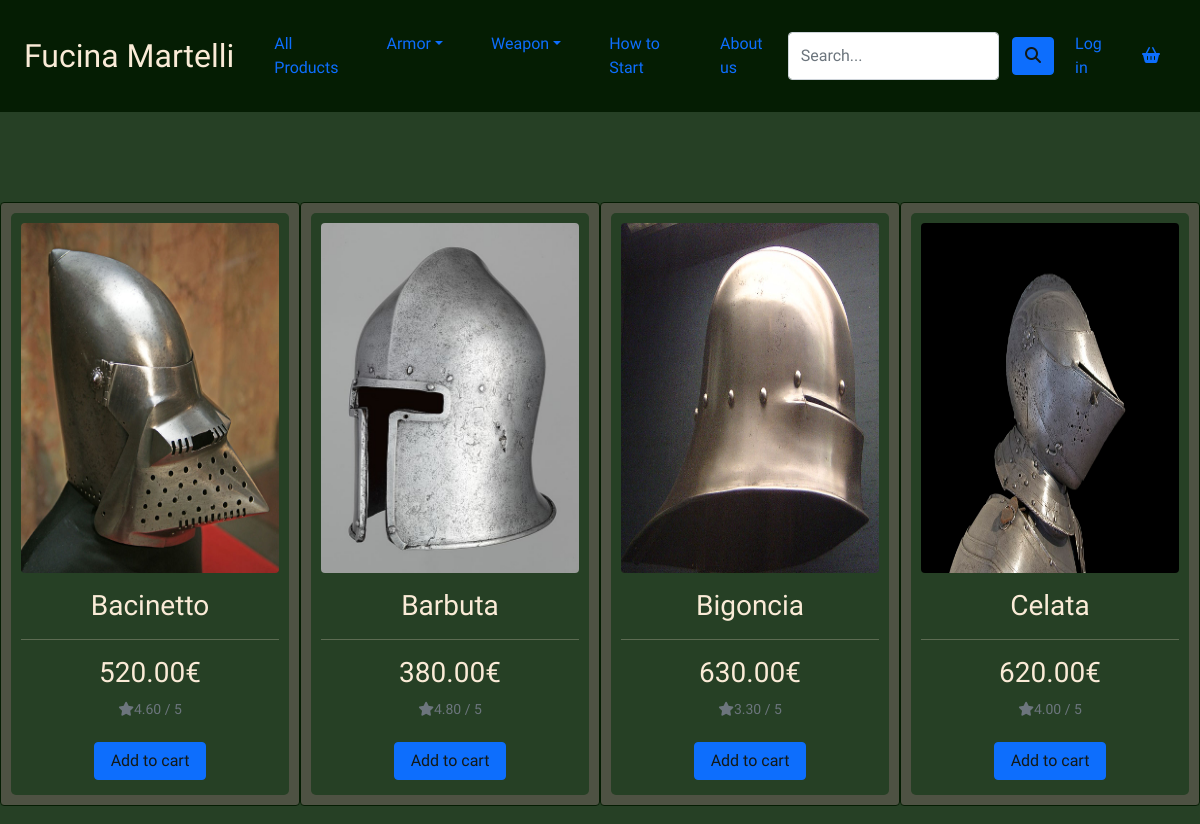
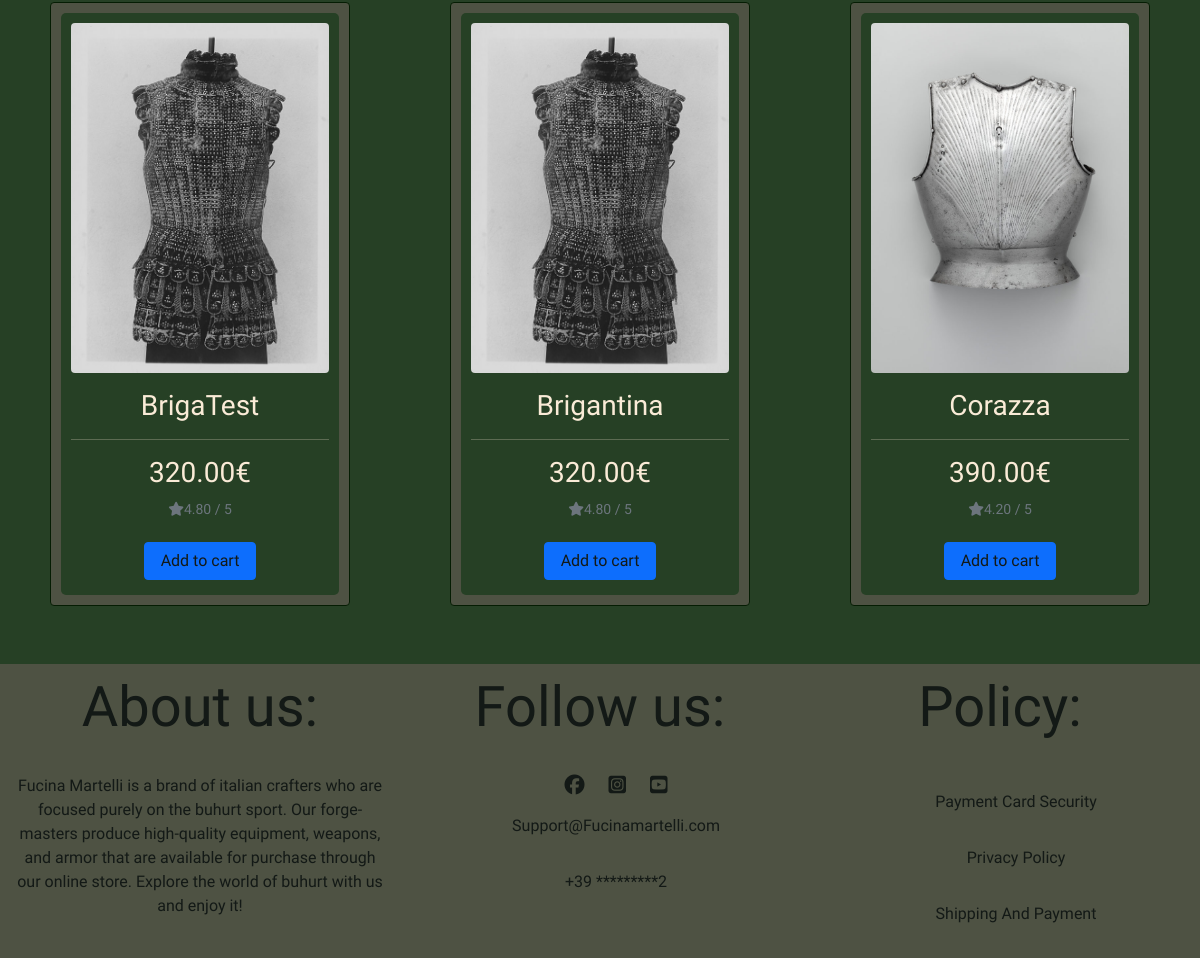
Screenshot of /products/ with the database file from the repository (2 pictures, top to bottom).
### products/models.py (models this page shows, shortened)
class Product(models.Model):
    category = models.ForeignKey('Category', null=True, blank=True, on_delete=models.SET_NULL)
    sku = models.CharField(max_length=254, null=True, blank=True)
    name = models.CharField(max_length=254)
    description = models.TextField()
    price = models.DecimalField(max_digits=6, decimal_places=2)
    rating = models.DecimalField(max_digits=6, decimal_places=2, null=True, blank=True)
    image_url = models.URLField(max_length=1024, null=True, blank=True)
    image = models.ImageField(null=True, blank=True)
    discount = models.CharField(max_length=100,
                  choices=DISCOUNT, default=1)

### products/views.py (the view, shortened to what this page needs)
# urls.py: path('', views.all_products, name='products'),
def all_products(request):
    products = Product.objects.all()
    query = None
    category = None
    context = {
        'products': products,
        'search': query,
        'category_selected': category,
    }
    return render(request, 'products/products.html', context)

### cart/contexts.py (called while the page is built)
def cart_contents(request):
    cart = request.session.get('cart', {})
    cart_items = []
    total_product = 0
    product_count = 0
    total = 0
    for id, quantity in cart.items():
        product = get_object_or_404(Product, pk=id)
        total_product += quantity * product.price
        product_count += quantity
        cart_items.append({'id': id, 'quantity': quantity,
                           'product': product})
    return {'cart_items': cart_items, 'total': total, 'total_product': total_product, 'product_count': product_count}

### products/templates/products/products.html (shortened to what this page needs)
{% extends 'base.html' %}
{% load static %}
{% block content %}
<div class="container-fluid mt-5 mb-5 d-flex justify-content-center align-items-center">
    <div class="row">
        {% for product in products %}
        <div class="card justify-content-center">
            <div class="inner-card text-center">
                <img src="{{ product.image.url }}" class="img-fluid rounded" alt="{{ product.name }}">
                <div class=" justify-content-between align-items-center text-center mt-3 px-2">
                    <h3 class="font-weight-bold">{{ product.name }}</h3>
                </div>
                <hr>
                <div class="px-2">
                    <h3>{{ product.price }}€</h3>
                    {% if product.rating %}
                    <small class="text-muted"><i class="fas fa-star mr-1"></i>{{ product.rating }} / 5</small>
                    {% else %}
                    <small class="text-muted">No Rating</small>
                    {% endif %}
                </div>
                <div class="px-2 mt-3">
                    <button class="btn btn-primary px-3" href=""><a href="{% url 'product_detail' product.id %}">Add to
                            cart</a></button>
                </div>
            </div>
        </div>
        {% endfor %}
    </div>
</div>
{% endblock %}

### static/css/style.css (style rules this page uses)
body { position: absolute; top: 9em; font-family: 'Signika Negative', sans-serif; color: #131916; background-color: #264025; }
a, li, span { text-decoration: none; color: #131916; }
.card { background-color: #4E5243; width: 300px; padding: 10px; border: 1px solid #051D03; margin: 10px auto; }
.inner-card { background: #264025; color: antiquewhite; padding: 10px; border-radius: 5px }
.img-fluid.rounded { height: 350px; width: 350px; }
.btn { margin: 5px; }

### rows the page displays
Product: image (picture), name "Bacinetto", price "520.00", rating "4.60"
Product: image (picture), name "Barbuta", price "380.00", rating "4.80"
Product: image (picture), name "Bigoncia", price "630.00", rating "3.30"
Product: image (picture), name "Celata", price "620.00", rating "4.00"
Product: image (picture), name "BrigaTest", price "320.00", rating "4.80"
Product: image (picture), name "Brigantina", price "320.00", rating "4.80"
Product: image (picture), name "Corazza", price "390.00", rating "4.20"
